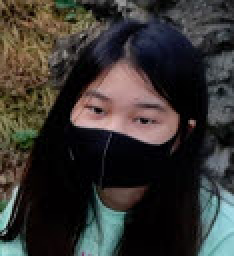
#> input picture images/amin2.jpg, 117 x 128 px (shown 2 times larger)
$ python flip_1.py
#> lines starting #> are read from the running program, lines starting #| are printed output that depends on the picture
import cv2

src = cv2.imread("images/amin2.jpg", cv2.IMREAD_COLOR)
#> src is the input picture: shape (128, 117, 3); mean B, G, R 49.2, 52.2, 55.1
dst = cv2.flip(src, 0)
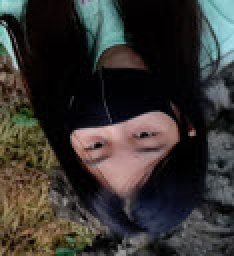
#> dst: shape (128, 117, 3) (shown 2 times larger); mean B, G, R 49.2, 52.2, 55.1

cv2.imshow("src", src)
cv2.imshow("dst", dst)
cv2.waitKey()
cv2.destroyAllWindows()

$ run again, with images/fruit_1.jpg copied over images/amin2.jpg
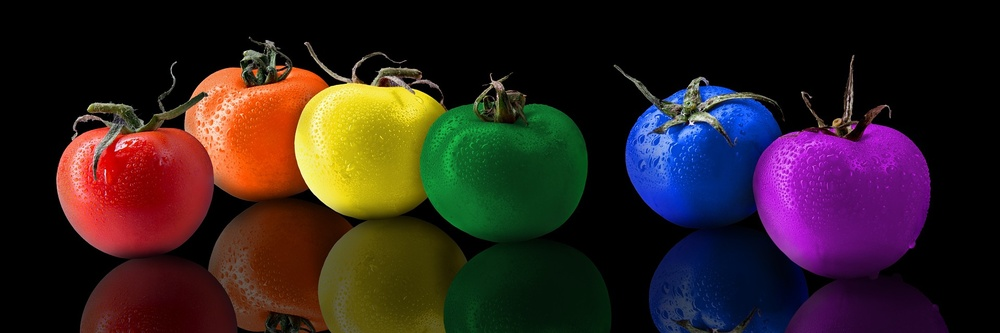
#> input picture images/fruit_1.jpg, 1000 x 333 px, shrunk from 1920 x 640 before the run
#> src is the input picture: shape (333, 1000, 3); mean B, G, R 31.8, 32.8, 48.3
#> `dst = cv2.flip(src, 0)`:
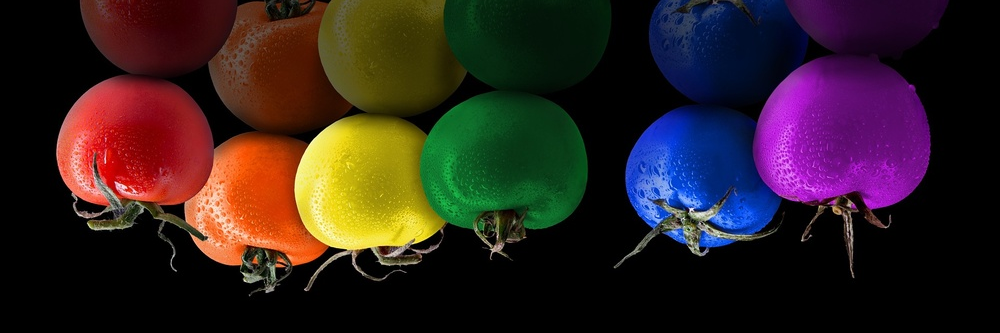
#> dst: shape (333, 1000, 3); mean B, G, R 31.8, 32.8, 48.3

$ run again, with images/ian_n_hyun.jpg copied over images/amin2.jpg
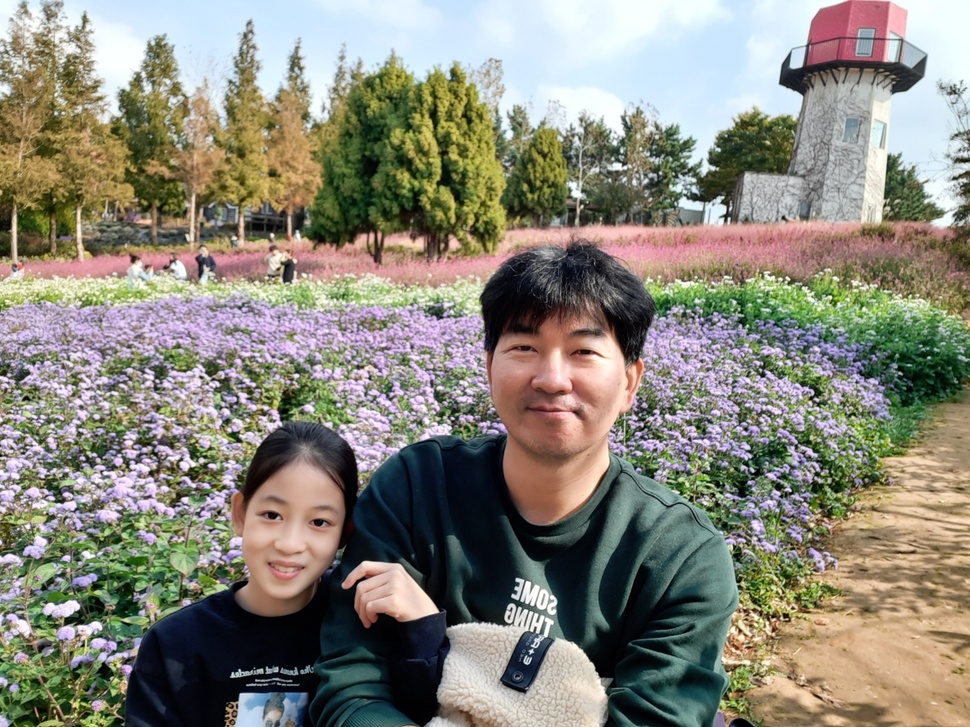
#> input picture images/ian_n_hyun.jpg, 970 x 727 px, shrunk from 1440 x 1080 before the run
#> src is the input picture: shape (727, 970, 3); mean B, G, R 121.7, 134, 136.5
#> `dst = cv2.flip(src, 0)`:
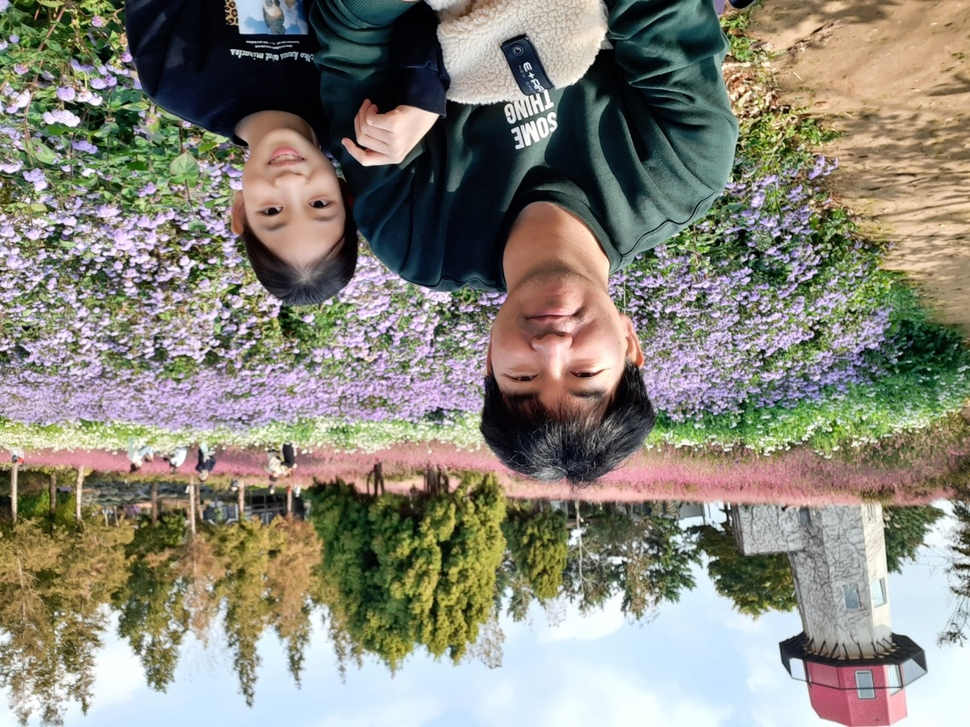
#> dst: shape (727, 970, 3); mean B, G, R 121.7, 134, 136.5
